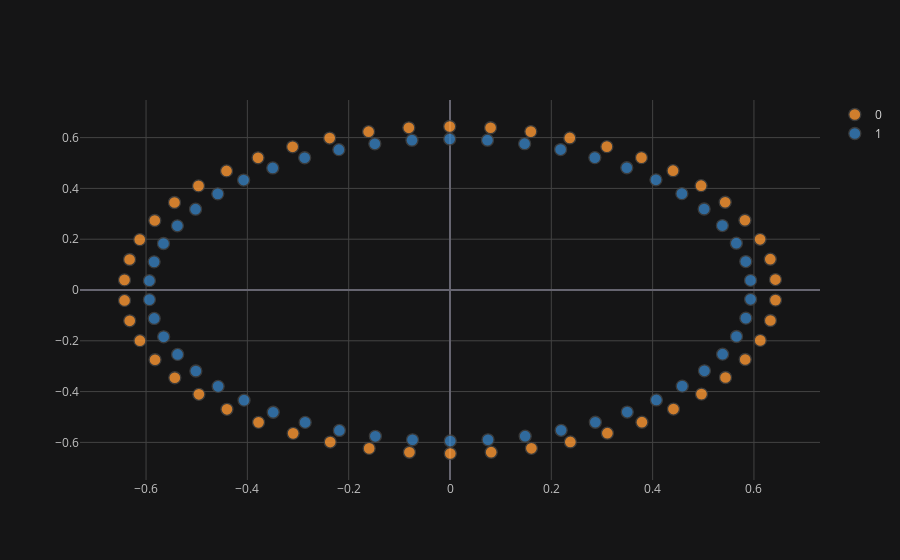

The code cell stored with this chart in its notebook:
### Code cell
results.iplot(kind="scatter", theme="solar", x=0, y=1, mode="markers", categories="luna")
